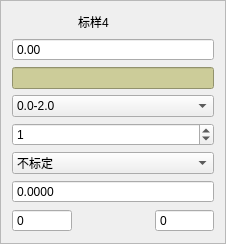
          <widget class="QFrame" name="frame_5">
           <property name="sizePolicy">
            <sizepolicy hsizetype="Minimum" vsizetype="Minimum">
             <horstretch>0</horstretch>
             <verstretch>0</verstretch>
            </sizepolicy>
           </property>
           <property name="minimumSize">
            <size>
             <width>213</width>
             <height>224</height>
            </size>
           </property>
           <property name="frameShape">
            <enum>QFrame::StyledPanel</enum>
           </property>
           <property name="frameShadow">
            <enum>QFrame::Plain</enum>
           </property>
           <layout class="QGridLayout" name="gridLayout_7">
            <item row="0" column="0">
             <spacer name="horizontalSpacer_9">
              <property name="orientation">
               <enum>Qt::Horizontal</enum>
              </property>
              <property name="sizeHint" stdset="0">
               <size>
                <width>60</width>
                <height>20</height>
               </size>
              </property>
             </spacer>
            </item>
            <item row="0" column="1">
             <widget class="QLabel" name="lbCali4">
              <property name="sizePolicy">
               <sizepolicy hsizetype="Fixed" vsizetype="Preferred">
                <horstretch>0</horstretch>
                <verstretch>0</verstretch>
               </sizepolicy>
              </property>
              <property name="minimumSize">
               <size>
                <width>65</width>
                <height>0</height>
               </size>
              </property>
              <property name="text">
               <string>标样4</string>
              </property>
             </widget>
            </item>
            <item row="0" column="3">
             <spacer name="horizontalSpacer_10">
              <property name="orientation">
               <enum>Qt::Horizontal</enum>
              </property>
              <property name="sizeHint" stdset="0">
               <size>
                <width>59</width>
                <height>20</height>
               </size>
              </property>
             </spacer>
            </item>
            <item row="7" column="0">
             <widget class="QSpinBox" name="sbSample4">
              <property name="buttonSymbols">
               <enum>QAbstractSpinBox::NoButtons</enum>
              </property>
              <property name="maximum">
               <number>20</number>
              </property>
             </widget>
            </item>
            <item row="2" column="0" colspan="4">
             <widget class="QLineEdit" name="leAbs4">
              <property name="enabled">
               <bool>true</bool>
              </property>
              <property name="sizePolicy">
               <sizepolicy hsizetype="Preferred" vsizetype="Preferred">
                <horstretch>0</horstretch>
                <verstretch>0</verstretch>
               </sizepolicy>
              </property>
              <property name="minimumSize">
               <size>
                <width>103</width>
                <height>0</height>
               </size>
              </property>
              <property name="styleSheet">
               <string notr="true">QLineEdit {
	background-color: rgb(204, 204, 153);
	min-Width: 99px;
}</string>
              </property>
              <property name="readOnly">
               <bool>true</bool>
              </property>
             </widget>
            </item>
            <item row="1" column="0" colspan="4">
             <widget class="QDoubleSpinBox" name="dsbConc4">
              <property name="buttonSymbols">
               <enum>QAbstractSpinBox::NoButtons</enum>
              </property>
              <property name="maximum">
               <double>9999.000000000000000</double>
              </property>
             </widget>
            </item>
            <item row="3" column="0" colspan="4">
             <widget class="QComboBox" name="cbRange4">
              <item>
               <property name="text">
                <string>0.0-2.0</string>
               </property>
              </item>
              <item>
               <property name="text">
                <string>新建项目</string>
               </property>
              </item>
              <item>
               <property name="text">
                <string>0.0-10.0</string>
               </property>
              </item>
              <item>
               <property name="text">
                <string>自定义量程</string>
               </property>
              </item>
              <item>
               <property name="text">
                <string/>
               </property>
              </item>
             </widget>
            </item>
            <item row="4" column="0" colspan="4">
             <widget class="QSpinBox" name="num4">
              <property name="minimum">
               <number>0</number>
              </property>
              <property name="maximum">
               <number>5</number>
              </property>
              <property name="value">
               <number>1</number>
              </property>
             </widget>
            </item>
            <item row="5" column="0" colspan="4">
             <widget class="QComboBox" name="cbSelect4">
              <item>
               <property name="text">
                <string>不标定</string>
               </property>
              </item>
              <item>
               <property name="text">
                <string>待标定</string>
               </property>
              </item>
              <item>
               <property name="text">
                <string>已标定</string>
               </property>
              </item>
             </widget>
            </item>
            <item row="6" column="0" colspan="4">
             <widget class="QDoubleSpinBox" name="backCal4">
              <property name="buttonSymbols">
               <enum>QAbstractSpinBox::NoButtons</enum>
              </property>
              <property name="decimals">
               <number>4</number>
              </property>
              <property name="maximum">
               <double>9999.000000000000000</double>
              </property>
             </widget>
            </item>
            <item row="7" column="3">
             <widget class="QSpinBox" name="sbWater4">
              <property name="buttonSymbols">
               <enum>QAbstractSpinBox::NoButtons</enum>
              </property>
              <property name="maximum">
               <number>20</number>
              </property>
             </widget>
            </item>
           </layout>
          </widget>
